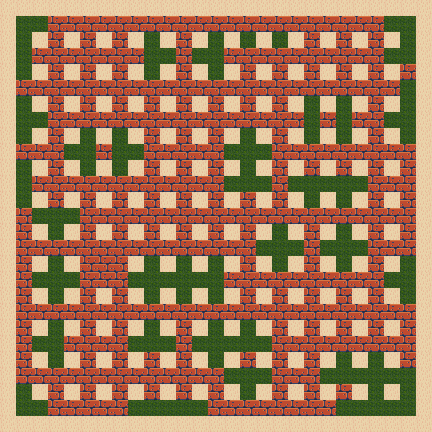

This is a level from a 2D game, rendered from its Tiled map with the project's own tilesets. A one-line summary and the map file follow, with tile-layer data summarised:
An orthogonal 27x27 tile map with 16x16 px tiles, 4 tile layers (Ground, Static, Powerup, Dynamic).

<map version="1.10" tiledversion="1.10.1" orientation="orthogonal" renderorder="right-down" width="27" height="27" tilewidth="16" tileheight="16" infinite="0" nextlayerid="11" nextobjectid="1">
 <tileset firstgid="1" source="tiles2.tsx" />
 <layer id="1" name="Ground" width="27" height="27">
  <data>[729 cells, 729 non-empty, 1 distinct tile ids]</data>
 </layer>
 <layer id="2" name="Static" width="27" height="27">
  <data>[729 cells, 248 non-empty, 1 distinct tile ids]</data>
 </layer>
 <layer id="10" name="Powerup" width="27" height="27">
  <data>[729 cells, 0 non-empty, 0 distinct tile ids]</data>
 </layer>
 <layer id="3" name="Dynamic" width="27" height="27">
  <data>[729 cells, 343 non-empty, 1 distinct tile ids]</data>
 </layer>
</map>